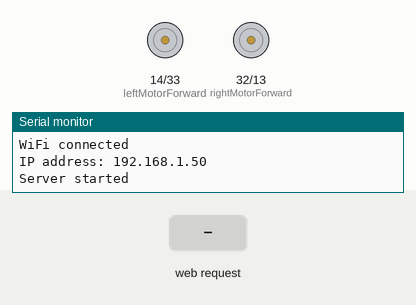
Bench run of a sketch on a simulated ESP32. Shown: motor-driver pin pairs drawn as motors (green arrow = first pin HIGH = forward, orange = second pin HIGH = backward, longer = more drive), the last lines printed to the serial monitor. The inputs (shaded band) are chosen by the test bench. WiFi joins after 1.5 s; servers stay silent unless stated.

Above: at 3.2 s.
3.3 s: HTTP request GET /forward received
At 3.7 s:
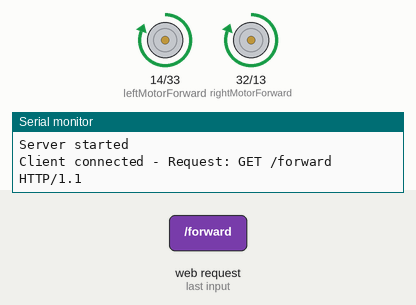
4.8 s: HTTP request GET /backward received
At 6.0 s:
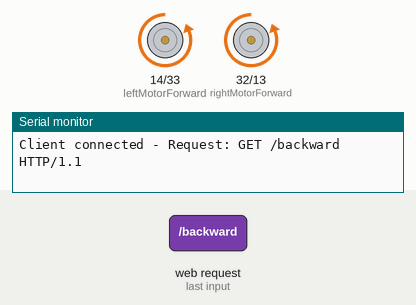
6.3 s: HTTP request GET /left received
At 7.1 s:
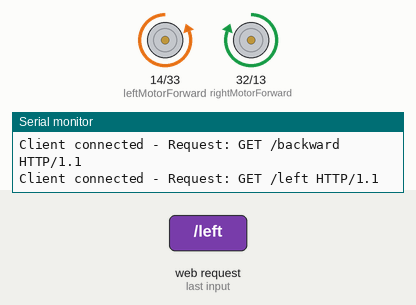
7.8 s: HTTP request GET /right received
At 8.3 s:
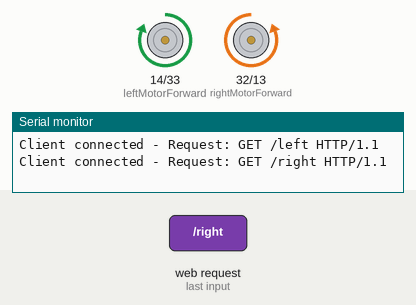
Timing chart, 0 to 10.3 s (numbered marks = the images above; inputs shaded):
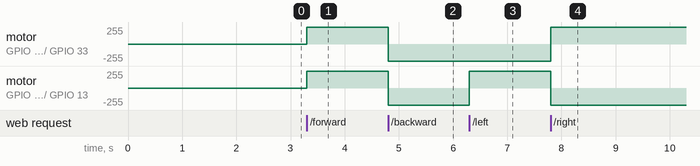

The sketch:

robo.ino.ino
```cpp
#include <WiFi.h>

WiFiServer server(80);

const char* ssid = "RAMESH_NTFiber";
const char* password = "9849981596";

int leftMotorForward = 14;     // GPIO4(D4) -> IN3
int rightMotorForward = 32;   // GPIO15(D8) -> IN1
int leftMotorBackward = 33;    // GPIO2(D3) -> IN4
int rightMotorBackward = 13;  // GPIO13(D7) -> IN2

void setup()
{
  Serial.begin(115200);

  pinMode(leftMotorForward, OUTPUT);
  pinMode(rightMotorForward, OUTPUT);
  pinMode(leftMotorBackward, OUTPUT);
  pinMode(rightMotorBackward, OUTPUT);

  WiFi.begin(ssid, password);
  while (WiFi.status() != WL_CONNECTED)
  {
    delay(1000);
    Serial.println("Connecting to WiFi...");
  }

  Serial.println("");
  Serial.println("WiFi connected");
  Serial.print("IP address: ");
  Serial.println(WiFi.localIP());

  server.begin();

  Serial.println("Server started");
}

void loop()
{
  WiFiClient client = server.available();
  if (!client) {
    return;
  }

  while (!client.available()) {
    delay(1);
  }

  String request = client.readStringUntil('\r');
  client.flush();

  Serial.print("Client connected - Request: ");
  Serial.println(request);

  if (request.indexOf("forward") != -1) {
    MotorForward();
  } else if (request.indexOf("backward") != -1) {
    MotorBackward();
  } else if (request.indexOf("left") != -1) {
    TurnLeft();
  } else if (request.indexOf("right") != -1) {
    TurnRight();
  } else if (request.indexOf("stop") != -1) {
    MotorStop();
  }

  client.println("HTTP/1.1 200 OK");
  client.println("Content-type:text/plain");
  client.println();
  client.println("Command received.");
  delay(10);
  client.stop();
}

void MotorForward()
{
  digitalWrite(leftMotorForward, HIGH);
  digitalWrite(rightMotorForward, HIGH);
  digitalWrite(leftMotorBackward, LOW);
  digitalWrite(rightMotorBackward, LOW);
}

void MotorBackward()
{
  digitalWrite(leftMotorBackward, HIGH);
  digitalWrite(rightMotorBackward, HIGH);
  digitalWrite(leftMotorForward, LOW);
  digitalWrite(rightMotorForward, LOW);
}

void TurnLeft()
{
  digitalWrite(leftMotorForward, LOW);
  digitalWrite(rightMotorForward, HIGH);
  digitalWrite(rightMotorBackward, LOW);
  digitalWrite(leftMotorBackward, HIGH);
}

void TurnRight()
{
  digitalWrite(leftMotorForward, HIGH);
  digitalWrite(rightMotorForward, LOW);
  digitalWrite(rightMotorBackward, HIGH);
  digitalWrite(leftMotorBackward, LOW);
}

void MotorStop()
{
  digitalWrite(leftMotorForward, LOW);
  digitalWrite(leftMotorBackward, LOW);
  digitalWrite(rightMotorForward, LOW);
  digitalWrite(rightMotorBackward, LOW);
}
```

Measured:
- after the input at 3.3 s, motor on GPIO 14 (leftMotorForward) / GPIO 33 (leftMotorBackward), motor on GPIO 32 (rightMotorForward) / GPIO 13 (rightMotorBackward): stopped → forward 255/255 at once
- after the input at 4.8 s, motor on GPIO 14 (leftMotorForward) / GPIO 33 (leftMotorBackward), motor on GPIO 32 (rightMotorForward) / GPIO 13 (rightMotorBackward): forward 255/255 → backward 255/255 at once
- after the input at 6.3 s, motor on GPIO 32 (rightMotorForward) / GPIO 13 (rightMotorBackward): backward 255/255 → forward 255/255 at once
- after the input at 7.8 s, motor on GPIO 14 (leftMotorForward) / GPIO 33 (leftMotorBackward): backward 255/255 → forward 255/255 at once; motor on GPIO 32 (rightMotorForward) / GPIO 13 (rightMotorBackward): forward 255/255 → backward 255/255 at once
